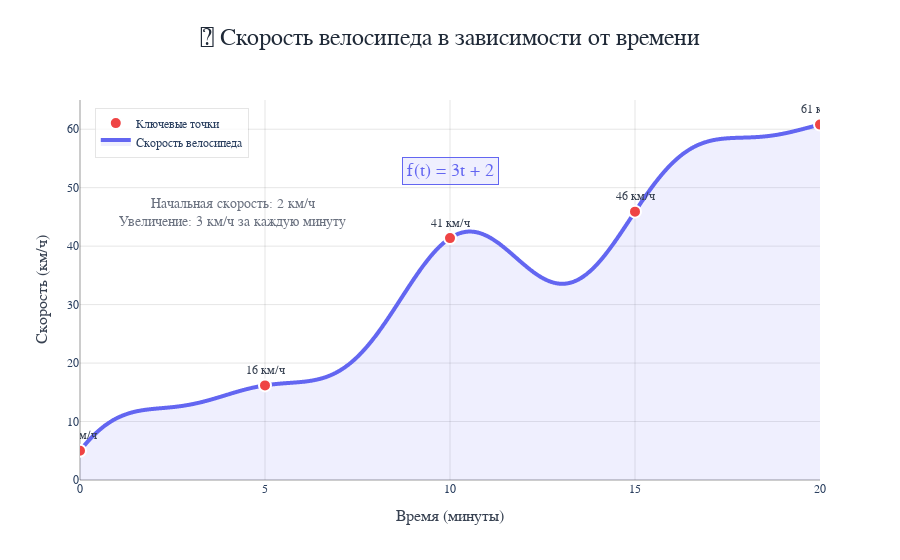

Notebook code cell kept with this figure:
### Markdown cell above
## Функция - начало

### Функция и её график

Представьте, как вы катаетесь на велосипеде: разгоняетесь, тормозите и едете с постоянной скоростью. Скорость велосипеда меняется с течением времени — это и есть пример функции времени.

**Функция** — это математическое правило, которое принимает на вход число (аргумент) и возвращает определённый результат. В нашем примере результатом будет скорость велосипеда, а аргументом — время движения.

Если представить зависимость скорости от времени в виде формулы, она примет следующий вид:  
$V = f(t)$.  

Распишем значения этой формулы:

- **Скорость велосипеда (V)** — зависимая переменная, которая изменяется с течением времени. Например:
  - в начале поездки: `0 км/ч`
  - через 5 минут: `20 км/ч`
  - через 10 минут: `30 км/ч`
  
- **Время (t)** — независимая переменная, которую мы задаём самостоятельно. Она служит аргументом функции.

- **Функция $f(t)$** описывает зависимость скорости от времени. Например:  
  $f(t) = 3t + 2$.  

  Эта функция означает, что:
  - каждую минуту скорость увеличивается на `3 км/ч`
  - начальная скорость (при `t = 0`): `2 км/ч`  
  Тогда через 5 минут скорость будет равна:  
  `3 × 5 + 2 = 17 км/ч`.

Построим график изменения скорости велосипеда в двумерной системе координат $X$ и $Y$:
- По горизонтальной оси $X$ откладываем **время движения**
- По вертикальной оси $Y$ — **скорость велосипеда**

### Code cell
# Импорт библиотек
import numpy as np
import plotly.graph_objects as go
import plotly.express as px
from plotly.subplots import make_subplots
import os

def create_speed_function(t):
    """
    Функция скорости велосипеда с сильными изгибами
    """
    # Создаем сложную кривую с крутыми изгибами
    base = 3 * t + 2                                   # Базовый линейный тренд
    wave1 = 5 * np.sin(t * 0.8)                        # Основная волна
    wave2 = 3 * np.cos(t * 1.2)                        # Дополнительная волна
    steepness = 2 * np.sin(t * 0.5) * np.cos(t * 0.3)  # Компонент для крутых изгибов
    
    return base + wave1 + wave2 + steepness

def generate_data(t_max=20, points=1000):
    """
    Генерирует данные для графика
    """
    t = np.linspace(0, t_max, points)
    v = create_speed_function(t)
    return t, v

# Генерация данных
t, v = generate_data()

# Создание основного графика
fig = go.Figure()

# Основная линия графика с градиентом
fig.add_trace(go.Scatter(
    x=t,
    y=v,
    mode='lines',
    name='Скорость велосипеда',
    line=dict(
        color='#6366f1',
        width=4,
        shape='spline'
    ),
    fill='tonexty',
    fillcolor='rgba(99, 102, 241, 0.1)',
    hovertemplate='<b>Время:</b> %{x:.1f} мин<br>' +
                  '<b>Скорость:</b> %{y:.1f} км/ч<br>' +
                  '<extra></extra>'
))

# Добавление точек для ключевых значений
key_points = [0, 5, 10, 15, 20]
key_speeds = [create_speed_function(t) for t in key_points]

fig.add_trace(go.Scatter(
    x=key_points,
    y=key_speeds,
    mode='markers+text',
    name='Ключевые точки',
    marker=dict(
        size=12,
        color='#ef4444',
        symbol='circle',
        line=dict(color='white', width=2)
    ),
    text=[f'{v:.0f} км/ч' for v in key_speeds],
    textposition='top center',
    textfont=dict(size=12, color='#374151'),
    hovertemplate='<b>Время:</b> %{x} мин<br>' +
                  '<b>Скорость:</b> %{y:.1f} км/ч<br>' +
                  '<extra></extra>'
))

# Настройка макета
fig.update_layout(
    title=dict(
        text='🚴 Скорость велосипеда в зависимости от времени',
        font=dict(size=24, color='#1f2937'),
        x=0.5,
        y=0.95
    ),
    xaxis=dict(
        title=dict(
            text='Время (минуты)',
            font=dict(size=16, color='#374151')
        ),
        gridcolor='rgba(0,0,0,0.1)',
        zerolinecolor='rgba(0,0,0,0.2)',
        showgrid=True,
        range=[0, 20]
    ),
    yaxis=dict(
        title=dict(
            text='Скорость (км/ч)',
            font=dict(size=16, color='#374151')
        ),
        gridcolor='rgba(0,0,0,0.1)',
        zerolinecolor='rgba(0,0,0,0.2)',
        showgrid=True,
        range=[0, 65]
    ),
    plot_bgcolor='white',
    paper_bgcolor='white',
    font=dict(family='Arial, sans-serif'),
    showlegend=True,
    legend=dict(
        x=0.02,
        y=0.98,
        bgcolor='rgba(255,255,255,0.8)',
        bordercolor='rgba(0,0,0,0.1)',
        borderwidth=1
    ),
    margin=dict(l=80, r=80, t=100, b=80),
    hovermode='x unified'
)

# Добавление аннотаций
fig.add_annotation(
    x=0.5,
    y=0.85,
    xref='paper',
    yref='paper',
    text='f(t) = 3t + 2',
    showarrow=False,
    font=dict(size=18, color='#6366f1'),
    bgcolor='rgba(99, 102, 241, 0.1)',
    bordercolor='#6366f1',
    borderwidth=1,
    borderpad=4
)

fig.add_annotation(
    x=0.05,
    y=0.75,
    xref='paper',
    yref='paper',
    text='Начальная скорость: 2 км/ч<br>Увеличение: 3 км/ч за каждую минуту',
    showarrow=False,
    font=dict(size=14, color='#6b7280'),
    align='center'
)

# Создаем директорию для сохранения графиков, если её нет
os.makedirs('../_static/plots', exist_ok=True)

# Сохраняем график как HTML файл
fig.write_html('../_static/plots/speed_plot.html', include_plotlyjs='cdn', full_html=False)

# Отображаем график в ноутбуке
fig.show()

# Создаем markdown-ячейку с встроенным графиком
from IPython.display import Markdown
display(Markdown("""
<div class="plotly-plot">
    <iframe src="../_static/plots/speed_plot.html" width="100%" height="600px" frameborder="0"></iframe>
</div>
"""))

### Figure 1 — Plotly figure (JSON) as saved in the notebook; plotly's stock layout.template omitted (floating-point values rounded to 4 significant figures; data arrays with more than 128 entries replaced by an {"elided": "..."} marker saying what was removed)
{"data": [{"fill": "tonexty", "fillcolor": "rgba(99, 102, 241, 0.1)", "hovertemplate": "<b>Время:</b> %{x:.1f} мин<br><b>Скорость:</b> %{y:.1f} км/ч<br><extra></extra>", "line": {"color": "#6366f1", "shape": "spline", "width": 4}, "mode": "lines", "name": "Скорость велосипеда", "type": "scatter", "x": {"elided": "1000 float values"}, "y": {"elided": "1000 float values"}}, {"hovertemplate": "<b>Время:</b> %{x} мин<br><b>Скорость:</b> %{y:.1f} км/ч<br><extra></extra>", "marker": {"color": "#ef4444", "line": {"color": "white", "width": 2}, "size": 12, "symbol": "circle"}, "mode": "markers+text", "name": "Ключевые точки", "text": ["5 км/ч", "16 км/ч", "41 км/ч", "46 км/ч", "61 км/ч"], "textfont": {"color": "#374151", "size": 12}, "textposition": "top center", "type": "scatter", "x": [0, 5, 10, 15, 20], "y": [5.0, 16.18, 41.38, 45.9, 60.79]}], "layout": {"annotations": [{"bgcolor": "rgba(99, 102, 241, 0.1)", "bordercolor": "#6366f1", "borderpad": 4, "borderwidth": 1, "font": {"color": "#6366f1", "size": 18}, "showarrow": false, "text": "f(t) = 3t + 2", "x": 0.5, "xref": "paper", "y": 0.85, "yref": "paper"}, {"align": "center", "font": {"color": "#6b7280", "size": 14}, "showarrow": false, "text": "Начальная скорость: 2 км/ч<br>Увеличение: 3 км/ч за каждую минуту", "x": 0.05, "xref": "paper", "y": 0.75, "yref": "paper"}], "font": {"family": "Arial, sans-serif"}, "hovermode": "x unified", "legend": {"bgcolor": "rgba(255,255,255,0.8)", "bordercolor": "rgba(0,0,0,0.1)", "borderwidth": 1, "x": 0.02, "y": 0.98}, "margin": {"b": 80, "l": 80, "r": 80, "t": 100}, "paper_bgcolor": "white", "plot_bgcolor": "white", "showlegend": true, "title": {"font": {"color": "#1f2937", "size": 24}, "text": "🚴 Скорость велосипеда в зависимости от времени", "x": 0.5, "y": 0.95}, "xaxis": {"gridcolor": "rgba(0,0,0,0.1)", "range": [0, 20], "showgrid": true, "title": {"font": {"color": "#374151", "size": 16}, "text": "Время (минуты)"}, "zerolinecolor": "rgba(0,0,0,0.2)"}, "yaxis": {"gridcolor": "rgba(0,0,0,0.1)", "range": [0, 65], "showgrid": true, "title": {"font": {"color": "#374151", "size": 16}, "text": "Скорость (км/ч)"}, "zerolinecolor": "rgba(0,0,0,0.2)"}}}
